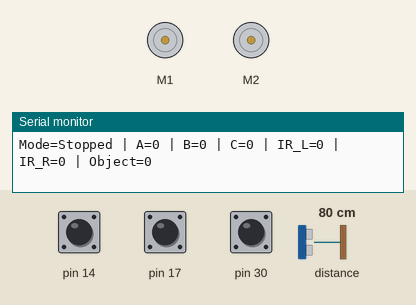
This sketch was run on a simulated Arduino Leonardo, built with avr-gcc and run on an emulated ATmega32U4. Parts: 2 × DC motor (green arrow = forward, orange = backward, longer = faster), the last lines printed to the serial monitor. The inputs (shaded band) are chosen by the test bench; at power-on: pin 14 HIGH, distance to the obstacle 80 cm, pin 17 HIGH, pin 30 HIGH.

Above: at 1.2 s.
1.3 s: pin 14 pulled LOW for 0.15 s
At 2.3 s:
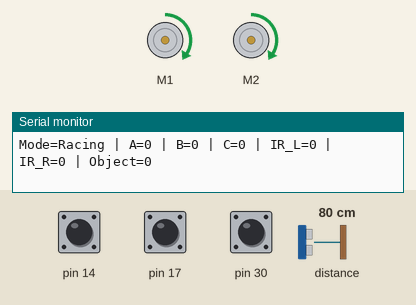
2.9 s: distance to the obstacle set to 12 cm
4.4 s: distance to the obstacle set to 9 cm
At 5.0 s:
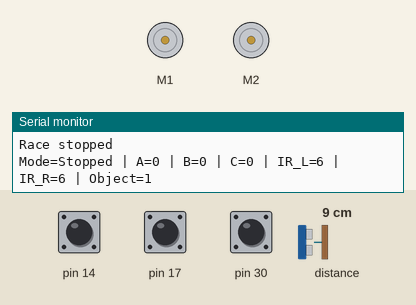
Timing chart, 0 to 7.4 s (numbered marks = the images above; inputs shaded):
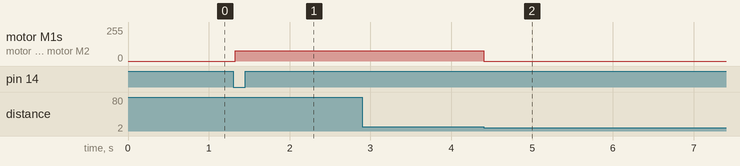

The sketch:

zumo.ino
```cpp
#include <Wire.h>
#include <Zumo32U4.h>
#include "buttons.h"
#include "irpulses.h"

Zumo32U4Motors motors;
Button buttonA(Button::Mode::ButtonA);
Button buttonB(Button::Mode::ButtonB);
Button buttonC(Button::Mode::ButtonC);
IRPulses irPulses;

const uint8_t BUTTON_COUNT = 3;
Button *const BUTTONS[BUTTON_COUNT] = {&buttonA, &buttonB, &buttonC};
const char BUTTON_NAMES[BUTTON_COUNT] = {'A', 'B', 'C'};

enum class RobotMode {
  Stopped,
  Paused,
  Racing
};

struct InputSnapshot {
  bool buttonPressed[BUTTON_COUNT];
  uint8_t irLeft;
  uint8_t irRight;
  bool objectFront;
};

RobotMode robotMode = RobotMode::Stopped;
const uint8_t DRIVE_SPEED = 120;
const uint8_t FRONT_OBJECT_THRESHOLD = 6;
const unsigned long INPUT_PRINT_INTERVAL_MS = 500;

void beginButtons();
void handleButtons();
void driveForward();
void stopMotors();
void setRobotMode(RobotMode newMode);
void runRaceMode();
bool stopIfObjectInFront();
InputSnapshot readInputs();
void printInputMonitor();
void printButtonInputs(const InputSnapshot &inputs);
void printIrInputs(const InputSnapshot &inputs);
void printRobotMode();
void sendMessage(const __FlashStringHelper *message);

/**
 * Initializes serial, motors, buttons, and IR pulses.
 * Return type: void.
 */
void setup() {
  Serial.begin(9600);
  beginButtons();
  irPulses.begin();

  stopMotors();
}

/**
 * Main Arduino loop that checks commands, buttons, and robot state.
 * Return type: void.
 */
void loop() {
  handleButtons();
  printInputMonitor();

  if (robotMode == RobotMode::Racing) {
    runRaceMode();
  } else {
    stopMotors();
  }
}

/**
 * Starts all button objects from the fixed button array.
 * Return type: void.
 */
void beginButtons() {
  for (uint8_t index = 0; index < BUTTON_COUNT; index++) {
    BUTTONS[index]->begin();
  }
}

/**
 * Handles Button A, Button B, and Button C actions.
 * Return type: void.
 */
void handleButtons() {
  if (buttonA.isClicked()) {

    setRobotMode(RobotMode::Racing);
  }

  if (buttonB.isClicked()) {
    setRobotMode(RobotMode::Stopped);
  }

  if (buttonC.isClicked()) {
    if (robotMode == RobotMode::Racing) {
      setRobotMode(RobotMode::Paused);
    } else if (robotMode == RobotMode::Paused) {
      setRobotMode(RobotMode::Racing);
    }
  }
}

void driveForward() {
  motors.setSpeeds(DRIVE_SPEED, DRIVE_SPEED);
}

void stopMotors() {
  motors.setSpeeds(0, 0);
}


/**
 * Changes the robot mode and sends a status message.
 * @param newMode Mode the robot should switch to.
 * Return type: void.
 */
void setRobotMode(RobotMode newMode) {
  if (robotMode == newMode) {
    return;
  }

  RobotMode oldMode = robotMode;
  robotMode = newMode;

  if (robotMode != RobotMode::Racing) {
    stopMotors();
  }

  if (robotMode == RobotMode::Racing) {
    if (oldMode == RobotMode::Paused) {
      sendMessage(F("Race resumed"));
    } else {
      sendMessage(F("Race started"));
    }
  } else if (robotMode == RobotMode::Paused) {
    sendMessage(F("Race paused"));
  } else if (robotMode == RobotMode::Stopped) {
    sendMessage(F("Race stopped"));
  }
}

void runRaceMode() {
  if (stopIfObjectInFront()) {
    return;
  }

  driveForward();
}

bool stopIfObjectInFront() {
  if (!irPulses.objectInFront(FRONT_OBJECT_THRESHOLD)) {
    return false;
  }

  robotMode = RobotMode::Stopped;
  stopMotors();
  sendMessage(F("Object front"));
  sendMessage(F("Race stopped"));
  return true;
}

/**
 * Reads all button and IR input values into one struct.
 * @return InputSnapshot - current values from the buttons and front IR sensor.
 */
InputSnapshot readInputs() {
  InputSnapshot inputs = {};

  for (uint8_t index = 0; index < BUTTON_COUNT; index++) {
    inputs.buttonPressed[index] = BUTTONS[index]->isPressed();
  }

  irPulses.read();
  inputs.irLeft = irPulses.frontLeftCount();
  inputs.irRight = irPulses.frontRightCount();
  inputs.objectFront = inputs.irLeft >= FRONT_OBJECT_THRESHOLD ||
                       inputs.irRight >= FRONT_OBJECT_THRESHOLD;

  return inputs;
}

/**
 * Prints button and IR input values to the Serial Monitor.
 * Return type: void.
 */
void printInputMonitor() {
  static unsigned long lastPrintTime = 0;

  if (millis() - lastPrintTime < INPUT_PRINT_INTERVAL_MS) {
    return;
  }

  lastPrintTime = millis();
  InputSnapshot inputs = readInputs();

  Serial.print(F("Mode="));
  printRobotMode();
  printButtonInputs(inputs);
  printIrInputs(inputs);
  Serial.println();
}

/**
 * Prints all button values from the input snapshot.
 * @param inputs InputSnapshot created by readInputs().
 * Return type: void.
 */
void printButtonInputs(const InputSnapshot &inputs) {
  for (uint8_t index = 0; index < BUTTON_COUNT; index++) {
    Serial.print(F(" | "));
    Serial.print(BUTTON_NAMES[index]);
    Serial.print(F("="));
    Serial.print(inputs.buttonPressed[index]);
  }
}

/**
 * Prints the IR values from the input snapshot.
 * @param inputs InputSnapshot created by readInputs().
 * Return type: void.
 */
void printIrInputs(const InputSnapshot &inputs) {
  Serial.print(F(" | IR_L="));
  Serial.print(inputs.irLeft);

  Serial.print(F(" | IR_R="));
  Serial.print(inputs.irRight);

  Serial.print(F(" | Object="));
  Serial.print(inputs.objectFront);
}

/**
 * Prints the current robot mode to the Serial Monitor.
 * Return type: void.
 */
void printRobotMode() {
  if (robotMode == RobotMode::Racing) {
    Serial.print(F("Racing"));
  } else if (robotMode == RobotMode::Paused) {
    Serial.print(F("Paused"));
  } else {
    Serial.print(F("Stopped"));
  }
}

/**
 * Sends one status message to the USB Serial Monitor.
 * @param message Text stored in flash memory using the F() macro.
 * Return type: void.
 */
void sendMessage(const __FlashStringHelper *message) {
  Serial.println(message);
}
```

buttons.cpp
```cpp
#include "buttons.h"

/*
 * Creates a button object and stores which Zumo button it controls.
 * @param buttonMode Chooses Button A, Button B, or Button C.
 * Constructor, no return.
 */
Button::Button(Mode buttonMode)
  : mode(buttonMode), previousPressed(false) {}

/*
 * Prepares the button object.
 * Return type: void.
 */
void Button::begin() {
}

/*
 * Checks if the button is being pressed right now.
 * @return bool, true when pressed, false when not pressed.
 */
bool Button::isPressed() {
  return readButton();
}

/*
 * Checks for one new button click and filters out button bounce.
 * @return bool, true once when a new click starts, false otherwise.
 */
bool Button::isClicked() {
  bool currentPressed = isPressed();

  if (currentPressed && !previousPressed) {
    delay(25);

    if (isPressed()) {
      previousPressed = currentPressed;
      return true;
    }
  }

  previousPressed = currentPressed;
  return false;
}

/*
 * Waits until the button is pressed and released.
 * Return type: void.
 */
void Button::waitForPress() {
  while (!isPressed()) {
  }

  delay(25);

  while (isPressed()) {
  }

  delay(25);
}

/*
 * Reads the selected Zumo button.
 * @return bool, true when the selected button is pressed, false when not pressed.
 */
bool Button::readButton() {
  if (mode == Mode::ButtonA) {
    return buttonA.isPressed();
  }

  if (mode == Mode::ButtonB) {
    return buttonB.isPressed();
  }

  return buttonC.isPressed();
}
```

buttons.h
```cpp
#ifndef BUTTONS_H
#define BUTTONS_H

#include <Zumo32U4.h>

/**
 * Reads one physical Zumo button.
 */
class Button {
public:
  /**
   * Selects how the button pin should be read.
   */
  enum class Mode {
    // Zumo buttons
    ButtonA,
    ButtonB,
    ButtonC
  };

  /**
   * Creates a button object.
   * @param buttonMode Chooses Button A, Button B, or Button C.
   * Constructor, no return.
   */
  Button(Mode buttonMode);

  /**
   * Configures the button pin as an input.
   * Return type: void.
   */
  void begin();

  /**
   * Checks whether the button is currently held down.
   * @return bool, true when pressed, false when not pressed.
   */
  bool isPressed();

  /**
   * Checks for one new debounced button click.
   * @return bool, true once for a new click, false if there is no new click.
   */
  bool isClicked();

  /**
   * Waits until the button is pressed and released.
   * Return type: void.
   */
  void waitForPress();

private:
  Mode mode;
  bool previousPressed;
  Zumo32U4ButtonA buttonA;
  Zumo32U4ButtonB buttonB;
  Zumo32U4ButtonC buttonC;

  /**
   * Reads the selected Zumo button.
   * @return bool, true when the selected button is pressed, false when not pressed.
   */
  bool readButton();
};

#endif
```

irpulses.cpp
```cpp
#include "irpulses.h"

/*
 * Creates an IRPulses object.
 * Constructor, no return.
 */
IRPulses::IRPulses() {}

/*
 * Prepares the front IR sensor.
 * Return type: void.
 */
void IRPulses::begin() {
  irPulsus.initFrontSensor();
}

/*
 * Reads the newest IR pulse values.
 * Return type: void.
 */
void IRPulses::read() {
  irPulsus.read();
}

/*
 * Gets the front sensor count when the left IR LEDs are used.
 * @return uint8_t, value from 0 to 6.
 */
uint8_t IRPulses::frontLeftCount() const {
  return irPulsus.countsFrontWithLeftLeds();
}

/*
 * Gets the front sensor count when the right IR LEDs are used.
 * @return uint8_t, value from 0 to 6.
 */
uint8_t IRPulses::frontRightCount() const {
  return irPulsus.countsFrontWithRightLeds();
}

/*
 * Checks if a close object is in front of the Zumo.
 * @param threshold Minimum active readings needed, from 0 to 6.
 * @return bool. True when an object is detected, false when no object is detected.
 */
bool IRPulses::objectInFront(uint8_t threshold) {
  read();

  return frontLeftCount() >= threshold || frontRightCount() >= threshold;
}
```

irpulses.h
```cpp
#ifndef IRPULSES_H
#define IRPULSES_H

#include <Zumo32U4.h>

/**
 * Reads the front IR sensor.
 */
class IRPulses {
public:
  /**
   * Creates an IRPulses object.
   * Constructor, no return.
   */
  IRPulses();

  /**
   * Prepares the front IR sensor.
   * Return type: void.
   */
  void begin();

  /**
   * Reads the newest IR pulse values.
   * Return type: void.
   */
  void read();

  /**
   * Gets the front sensor count when the left IR LEDs are used.
   * @return uint8_t, value from 0 to 6.
   */
  uint8_t frontLeftCount() const;

  /**
   * Gets the front sensor count when the right IR LEDs are used.
   * @return uint8_t, value from 0 to 6.
   */
  uint8_t frontRightCount() const;

  /**
   * Checks whether an object is detected in front of the Zumo.
   * @param threshold Minimum active readings needed, from 0 to 6.
   * @return bool, true when an object is detected, false when no object is detected.
   */
  bool objectInFront(uint8_t threshold = 6);

private:
  Zumo32U4ProximitySensors irPulsus;
};

#endif
```

Measured:
- the behaviour switches between 11 and 10 cm on distance to the obstacle (found by bisection; images 1 and 2)
- after the input at 1.3 s, motor M1, motor M2: stopped → forward 76/255 at once
- after the input at 4.4 s, motor M1, motor M2: forward 76/255 → stopped at once
